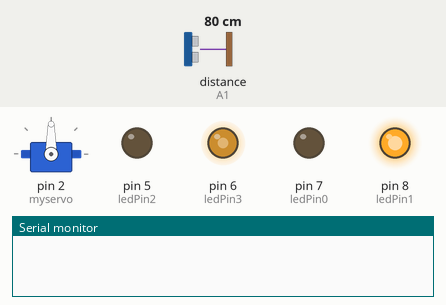
This sketch was run on a simulated Arduino Uno, built with avr-gcc and run on an emulated ATmega328P. Shown: servo, output pins drawn as LEDs (lit = HIGH), the last lines printed to the serial monitor. Wiring (inferred from the names in the program): ultrasonic range finder: trigger A0; echo A1. The test bench sets the inputs (shaded band); at power-on: distance to the obstacle (sensor on A1) 80 cm. The echo pulse lasts 58.3 µs per cm; pins used as bus, display or sensor lines are not drawn.

Above: at 3.2 s.
3.3 s: distance to the obstacle (sensor on A1) set to 15 cm
4.8 s: distance to the obstacle (sensor on A1) set to 12 cm
At 5.3 s:
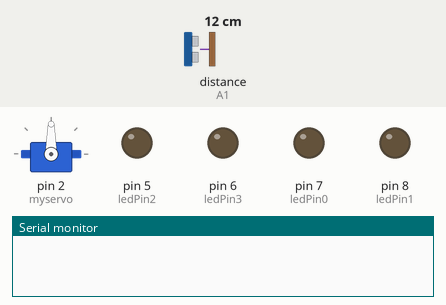
At 5.66 s:
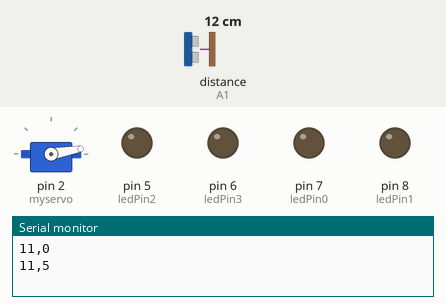
7.8 s: distance to the obstacle (sensor on A1) set to 2 cm
At 7.89 s:
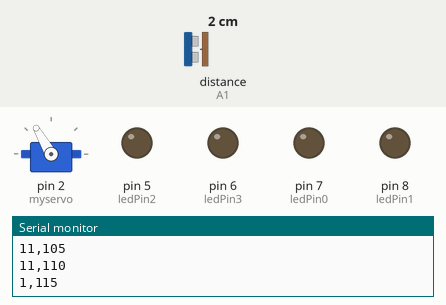
10.8 s: distance to the obstacle (sensor on A1) set to 60 cm
Timing chart, 0 to 16.8 s (numbered marks = the images above; inputs shaded):
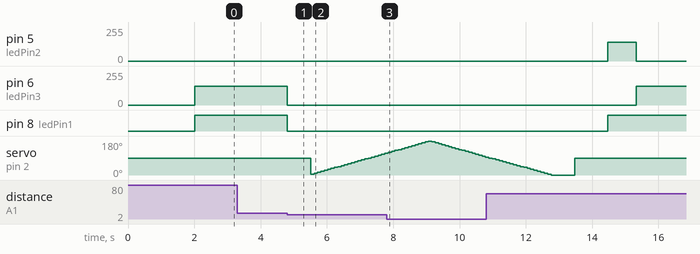

The sketch:

Carrito_evasor_de_objetos.ino
```cpp
#include <Servo.h>

#include <Ultrasonic.h>
Servo myservo;


#define TRIGGER A0     // Pin para enviar el pulso de disparo
#define ECHO A1       // Pin para recibir el pulso de eco


int obstamax =14; // distancia maxima
int obstamin= 2; // distancia minima
int i=0;
long  gradoDetectado=0;

int sensorizq2 = 5;
int Stateizq2 = 0;
int sensorder2 = 4;//
int Stateder2 = 0;
int sensorizq1 = 7;
int Stateizq1 = 0;
int sensorder1 = 6;
int Stateder1 = 0;
int sensorizq = 8;//sensor derecha debajo del carro
int Stateizq = 0;
int sensorder = 9;//sensor izquierada debajo del carro
int Stateder = 0;
int ledPin0 =  7; //8
int ledPin1 =  8; //9
int ledPin2 =  5;
int ledPin3 =  6;
int powerinfrarojo = 12;//infrarrojo debajo del carro
//int powerinfrarojo1 = 10;
int powerinfrarojo2 = 11;
int kk = 0;
int dato1=0;
int dato2=0;
int dato3=0;

int estado =0;
int tt = 0;
int duracion;
int distancia;
int CMD;
int CMC;
int CMI;
int CM;
//////////////// Variables para el radar


Ultrasonic ultrasonic(TRIGGER, ECHO);
////////////////////
int angizq= 150;
int angdere= 30;
int angcent=90;
int distanciaMaxima;

int velocidad= 140;// Velocidad del carrito (velocidad a la que va el carrito)

void setup()
{
Serial.begin(9600);
myservo.attach(2); // pin del arduino al que va conectado el servomotor
pinMode(ECHO, INPUT);
pinMode(TRIGGER, OUTPUT);

pinMode(ledPin0, OUTPUT);
pinMode(ledPin1, OUTPUT);
pinMode(ledPin2, OUTPUT);
pinMode(ledPin3, OUTPUT);

myservo.write(90);//velocidad del servo
delay(2000);
motor_stop();
}

void loop()
{

        leer_obstaculo();// lee distancia y almacena obstaculo
        //motor_derecha();

}

int DISTACM()//funcion que regresa un valor entero de la distancia para su comparacion
{
  digitalWrite(TRIGGER, LOW);
  delayMicroseconds(2);
  digitalWrite(TRIGGER, HIGH);
  delayMicroseconds(10);
  digitalWrite(TRIGGER, LOW);
  duracion = pulseIn(ECHO, HIGH); //Medición del ancho de pulso recibido en el pin Echo
  distancia =  (float (duracion))/53;
  delay(5);

  return distancia;


}
////////////////////////////////////////////////
void motor_stop()
{
  analogWrite(ledPin0,0);//motor parado
  analogWrite(ledPin1,0);
  analogWrite(ledPin2,0);
  analogWrite(ledPin3,0);
}
/////////////////////////////////////////////////
void motor_adelante()
{
   analogWrite(ledPin0,0);//atras
   analogWrite(ledPin1,velocidad);
   analogWrite(ledPin2,0);
   analogWrite(ledPin3,velocidad);
}
////////////////////////////////////////////////
void motor_atras()
{
   analogWrite(ledPin0,velocidad);//adelante
   analogWrite(ledPin1,0);
   analogWrite(ledPin2,velocidad);
   analogWrite(ledPin3,0);
}
//////////////////////////////////
void motor_izquierda()//gerena un pequeño tiempo girando debe parar
{
        analogWrite(ledPin0,0);
        analogWrite(ledPin1,velocidad);
        analogWrite(ledPin2,velocidad);
        analogWrite(ledPin3,0);


}
//////////////////////////////////
void motor_derecha()//gerena un pequeño tiempo girando debe parar
{

        analogWrite(ledPin0,velocidad);
        analogWrite(ledPin1,0);
        analogWrite(ledPin2,0);
        analogWrite(ledPin3,velocidad);

}
//////////////////////////////////
void leer_obstaculo()
{
 //// leera 2 POSICIONES DERECHA E IZQUIERDA
 /////poscicion uno
 // motor_stop();//parar los motores
 CM = DISTACM();//lee la funcion de leer los centimetros

if(CM <= obstamax && CM >=obstamin )//verifica si hay obstaculos menos a 14 cm
        {
        /////poscicion dos
         motor_stop();
          delay(700);
          long tiempoVuelta;
        //Serial.println("Inicia lectura del radar");
         /*;//servomotor derecha
         CMD = DISTACM();//lee la funcion de leer los centimetrosmyservo.write(angizq);//servomotor derecha
         delay(1000);
         CMI = DISTACM();//lee la funcion de leer los centimetros*/

         gradoDetectado=Radar();


          if(gradoDetectado<=90)//Si el grado es igual o menor a 90 el obstaculo está en la derecha
          {
            //Serial.println(gradoDetectado);
          tiempoVuelta=gradoDetectado * 900/90;
          //Serial.println(tiempoVuelta);
          // myservo.write(angcent);///Colocar servomotor en 90 grados
         // Serial.println("90 grados");
           delay(1000);
           motor_derecha();
           Serial.print(2);//Se envía la señal de que se girará a la derecha (2)
           Serial.print("|");
           Serial.println(distanciaMaxima);
           delay(tiempoVuelta);

          }
          else if (gradoDetectado>90)//Si el grado es mayor a 90 el osbtáculo está en la izquierda.
          {
           // Serial.println(gradoDetectado);
           // Serial.println("Más de 90 grados");
            tiempoVuelta=(180-gradoDetectado) * 900 / 90;
          // myservo.write(angcent);//Colocar servomotor en 90 grados
           delay(1000);
           motor_izquierda();
           Serial.print(-2);//Se envía la señal de que se gira a la izquierda
           Serial.print("|");
           Serial.println(distanciaMaxima);
          // Serial.println(tiempoVuelta);
           delay(tiempoVuelta);

          }
        }
//////////////////////////////////////

  else
   {
      // myservo.write(angcent);//servomotor en 180 grados izquierda
       motor_adelante();

   }
}


int Radar()
{
 float cmMsec;
 // int distanciaMaxima;
 int a=0;
int dir=5;
  distanciaMaxima=0;
  int grado=0;
  String anguloDireccion="";

  do {
        long microsec = ultrasonic.timing();

      //calcula la distancia
      cmMsec = ultrasonic.convert(microsec, Ultrasonic::CM);
      //mandar al puerto serial
      Serial.print(int(cmMsec));
      Serial.print(",");
      Serial.println(a);

      if(distanciaMaxima<cmMsec){ //Si la distancia es menor a la detectada
        distanciaMaxima=cmMsec;
        grado=a;
      }

      //mover servo
    a+=dir; // Incrementar/decrementar de 5 en 5 grados

   // if(a==0)dir=5; //Se suman 5
    if(a==180)dir=-5;//Se restan 5


    myservo.write(a);

    /*delay(300);
    servo.write(0);*/
    delay(100);
  } while (a >=0);
  anguloDireccion=distanciaMaxima;
  delay(500);
  myservo.write(90);
  return grado;
}
```

Measured:
- the behaviour switches between 14 and 13 cm on distance to the obstacle (sensor on A1) (found by bisection; images 0 and 1)
- after the input at 3.3 s, every drawn part: stays the same
- after the input at 4.8 s, pin 6 (ledPin3): 140/255 → 0/255 at once; pin 8 (ledPin1): HIGH → LOW at once; servo on pin 2 (myservo): 90° → 5° after 0.71 s, → 10° 0.10 s later, → 15° 0.10 s later, → 20° 0.10 s later, … (23 changes in this stretch)
